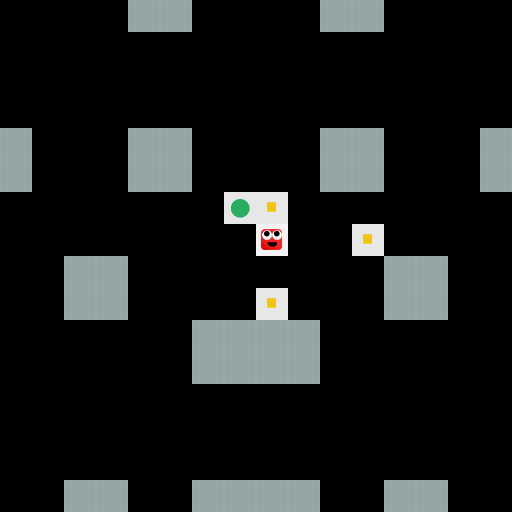

This is a level from a 2D game, rendered from its Tiled map with the project's own tilesets. A one-line summary and the complete map file follow:
An orthogonal 16x16 tile map with 32x32 px tiles, 1 tile layer (mainlevel).

<map version="1.0" orientation="orthogonal" renderorder="right-down" width="16" height="16" tilewidth="32" tileheight="32" nextobjectid="33">
 <tileset firstgid="1" name="levelEditor" tilewidth="32" tileheight="32" tilecount="64">
  <image source="levelEditor.png" width="256" height="256" />
 </tileset>
 <layer name="mainlevel" width="16" height="16">
  <data encoding="csv">
0,0,0,0,2,2,0,0,0,0,2,2,0,0,0,0,
0,0,0,0,0,0,0,0,0,0,0,0,0,0,0,0,
0,0,0,0,0,0,0,0,0,0,0,0,0,0,0,0,
0,0,0,0,0,0,0,0,0,0,0,0,0,0,0,0,
2,0,0,0,2,2,0,0,0,0,2,2,0,0,0,2,
2,0,0,0,2,2,0,0,0,0,2,2,0,0,0,2,
0,0,0,0,0,0,0,9,8,0,0,0,0,0,0,0,
0,0,0,0,0,0,0,0,1,0,0,8,0,0,0,0,
0,0,2,2,0,0,0,0,0,0,0,0,2,2,0,0,
0,0,2,2,0,0,0,0,8,0,0,0,2,2,0,0,
0,0,0,0,0,0,2,2,2,2,0,0,0,0,0,0,
0,0,0,0,0,0,2,2,2,2,0,0,0,0,0,0,
0,0,0,0,0,0,0,0,0,0,0,0,0,0,0,0,
0,0,0,0,0,0,0,0,0,0,0,0,0,0,0,0,
0,0,0,0,0,0,0,0,0,0,0,0,0,0,0,0,
0,0,2,2,0,0,2,2,2,2,0,0,2,2,0,0
</data>
 </layer>
 <objectgroup name="ConnectLayer" />
</map>
